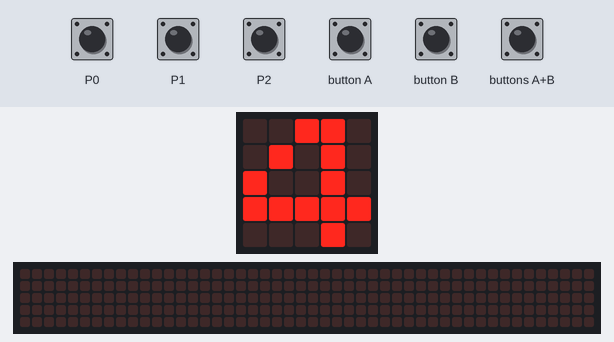
Bench run of a program on a simulated BBC micro:bit (MakeCode). Shown: the board's 5×5 LED display, a strip that is not on the board, showing the scrolling text unrolled. The inputs (shaded band) are chosen by the test bench. Random numbers come from a fixed seed; the 48×5 strip is a reading aid, not a part: it shows the text the display is scrolling, unrolled, one strip-width of it at a time.

Above: at 0.9 s.
At 11.7 s:
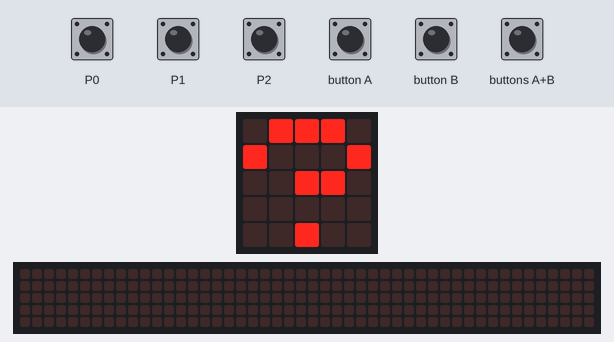
13.8 s: button A pressed for 0.15 s
At 14.1 s:
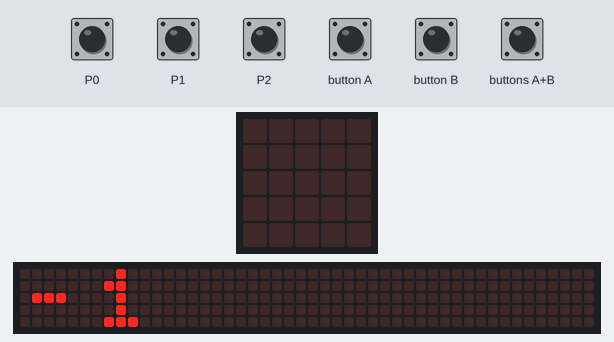
14.5 s: buttons A+B pressed for 0.15 s
15.2 s: touch pin P1 pressed for 0.15 s
15.9 s: touch pin P0 pressed for 0.15 s
At 18.37 s:
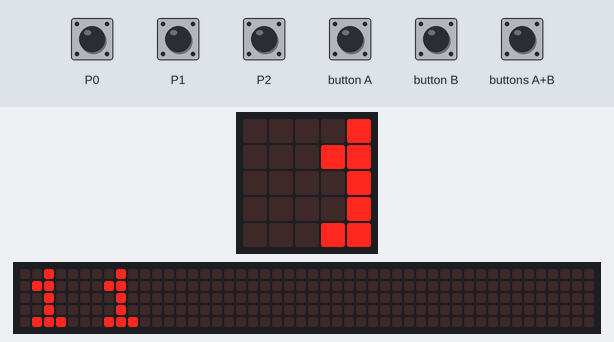

The program:

main.ts
```typescript
function int () {
    t1 = randint(0, svhg)
    t2 = randint(0, svhg)
    t3 = randint(0, svhg)
    sum = t1 + (t2 + t3)
    svar = 0
    while (count > 0) {
        basic.showNumber(count)
        basic.pause(100)
        count += -1
    }
    basic.showIcon(IconNames.Heart)
    basic.clearScreen()
    basic.pause(500)
    basic.showString("" + convertToText(t1) + "+" + convertToText(t2) + "+" + convertToText(t3) + "=")
    basic.showString("?")
    basic.pause(100)
    basic.clearScreen()
}
input.onPinPressed(TouchPin.P0, function () {
    svhg = 5
    int2()
})
input.onButtonPressed(Button.A, function () {
    svar += -1
    basic.showNumber(svar)
})
input.onPinPressed(TouchPin.P2, function () {
    basic.showNumber(level)
    basic.pause(200)
    basic.showNumber(svhg)
})
input.onButtonPressed(Button.AB, function () {
    if (svar == sum) {
        basic.showIcon(IconNames.Yes)
        basic.pause(200)
        basic.clearScreen()
        led.plot(level, level)
        basic.pause(500)
        music.playMelody("G B A G C5 B A B ", 240)
        basic.clearScreen()
        level += 1
        int2()
    } else {
        basic.showIcon(IconNames.No)
        basic.pause(100)
        basic.showNumber(sum)
        level = 0
        svhg = 2
        sum = 0
        int2()
    }
})
input.onButtonPressed(Button.B, function () {
    svar += 1
    basic.showNumber(svar)
})
input.onPinPressed(TouchPin.P1, function () {
    svhg = 8
    int2()
})
function int2 () {
    t1 = randint(0, svhg)
    t2 = randint(0, svhg)
    t3 = randint(0, svhg)
    sum = t1 + (t2 + t3)
    svar = 0
    basic.showIcon(IconNames.Heart)
    basic.clearScreen()
    basic.pause(500)
    basic.showString("" + convertToText(t1) + "+" + convertToText(t2) + "+" + convertToText(t3) + "=")
    basic.showString("?")
    basic.pause(100)
    basic.clearScreen()
}
let svar = 0
let t3 = 0
let t2 = 0
let t1 = 0
let level = 0
let sum = 0
let svhg = 0
let count = 0
count = 5
svhg = 2
sum = 0
level = 0
int()
basic.forever(function () {
    if (level < 0) {
        level = 0
        svhg = 2
    }
    if (level >= 2 && level <= 3) {
        svhg = 5
    }
    if (level > 3 && level <= 100) {
        svhg = 10
    }
})
```

test.ts
```typescript
// test ender her, dette bliver ikke kompileret, når denne pakke bruges som en udvidelse.
```

Measured:
- after the input at 13.8 s, the display: changes after 0.15 s (image 2)
- what the display in image 0 shows lasts 0.8 s, from 0.9 s to 1.7 s
